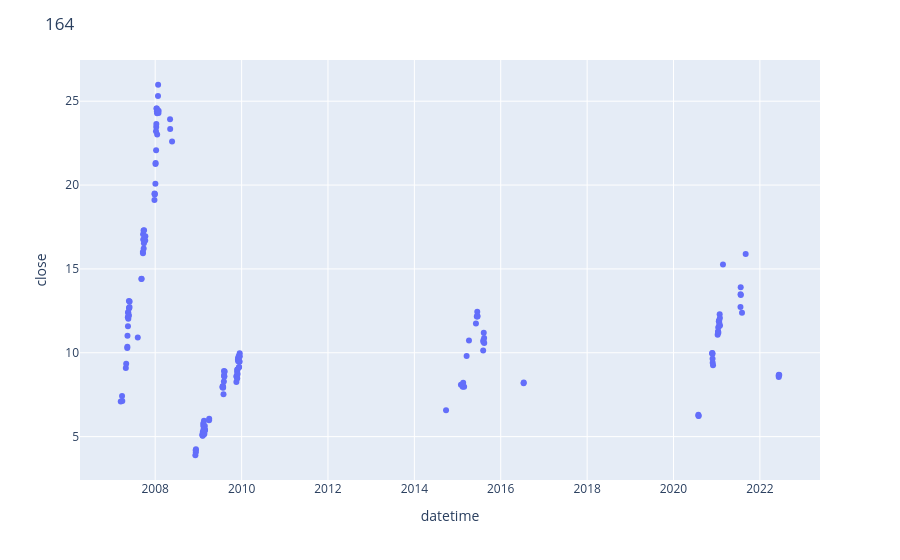

The notebook cell this image was saved under:
### Code cell
dfp = pd.read_sql('600409',eng)
pctp = pct(dfp,21,0.3)
fig = px.scatter(pctp,y='close',hover_name=pctp.index)
fig.update_layout(title=str(pctp.shape[0]))
# fig.update_xaxes(dtick='D',tickformat='%Y-%m-%d')
fig.show()

### Figure 1 — Plotly figure (JSON) as saved in the notebook; plotly's stock layout.template omitted (floating-point values rounded to 4 significant figures; data arrays with more than 128 entries replaced by an {"elided": "..."} marker saying what was removed)
{"data": [{"hovertemplate": "<b>%{hovertext}</b><br><br>datetime=%{x}<br>close=%{y}<extra></extra>", "hovertext": {"elided": "164 str values"}, "legendgroup": "", "marker": {"color": "#636efa", "symbol": "circle"}, "mode": "markers", "name": "", "orientation": "v", "showlegend": false, "type": "scatter", "x": {"elided": "164 str values"}, "xaxis": "x", "y": {"elided": "164 float values"}, "yaxis": "y"}], "layout": {"legend": {"tracegroupgap": 0}, "margin": {"t": 60}, "title": {"text": "164"}, "xaxis": {"anchor": "y", "domain": [0, 1], "title": {"text": "datetime"}}, "yaxis": {"anchor": "x", "domain": [0, 1], "title": {"text": "close"}}}}
